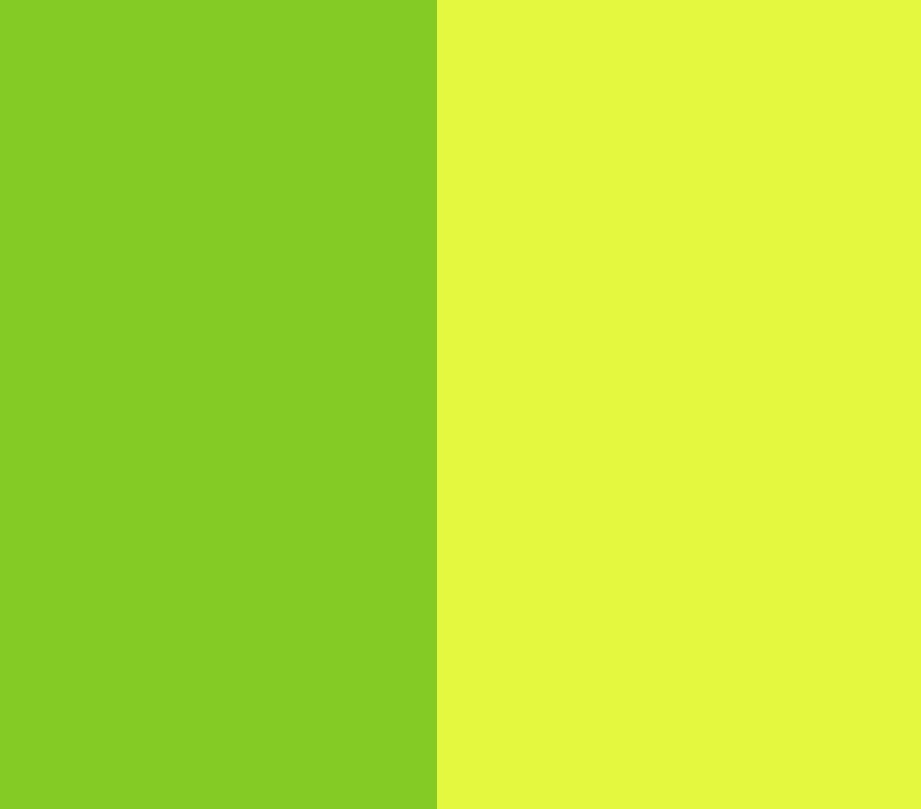
#> input picture Angle_Testing/flor.jpg, 921 x 809 px, given in place of the camera
$ python 'Integration_Angle_Hough Transformation_Segmentation.py' flor.jpg
#> lines starting #> are read from the running program, lines starting #| are printed output that depends on the picture; after the words box and inside, x2 and y2 are one past the last pixel; in counts of white or black regions, pixels touching at a corner belong together
import sys
import math
import cv2 as cv
import numpy as np

def main(argv):
    tetha = 0
    cap = cv.VideoCapture(1)
    if not cap.isOpened():
        print("Cannot open camera")
        exit()

    while True:
        # Capture frame-by-frame
        ret, frame = cap.read()
#> frame is the input picture: shape (809, 921, 3); mean B, G, R 50.7, 226.6, 182.4
        # if frame is read correctly ret is True
        if not ret:
            print("Can't receive frame (stream end?). Exiting ...")
            break
        # Our operations on the frame come here
        src = cv.cvtColor(frame, cv.COLOR_BGR2GRAY)
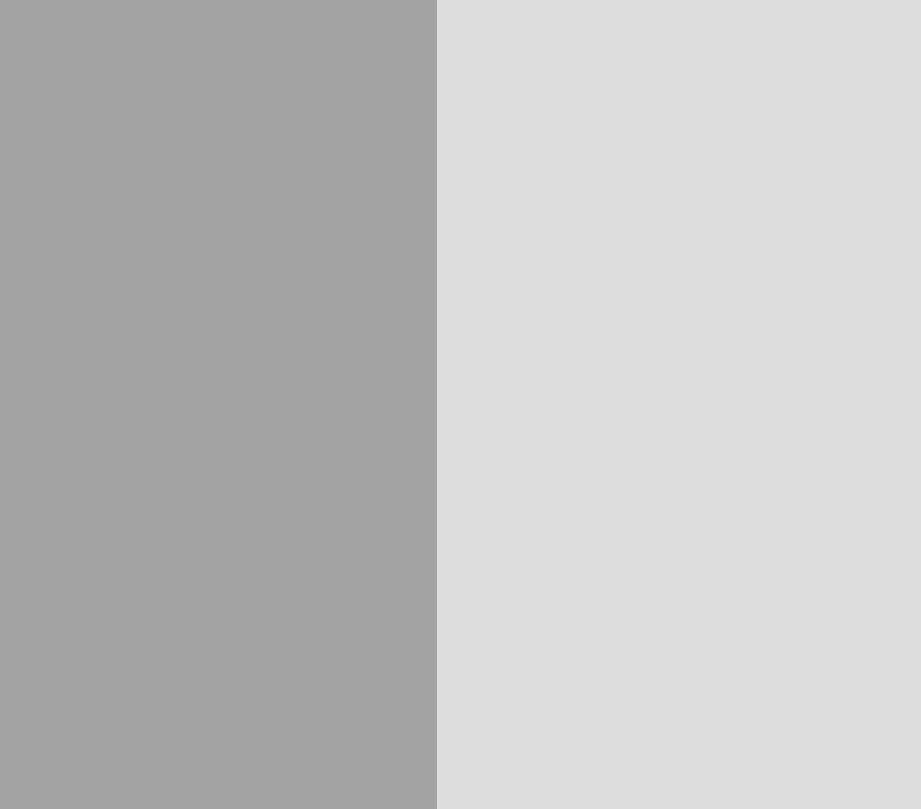
#> src: shape (809, 921); min 162, max 221, mean 193.5
        # Segmentacion
        hsv = cv.cvtColor(frame, cv.COLOR_BGR2HSV)
#> hsv: shape (809, 921, 3); mean H, S, V 37.7, 199, 226.6

        # Definir un intervalo del color azul en HSV

        ## Prueba 1
        #lower_verde = np.array([39,130,141])
        #upper_verde = np.array([51,255,255])

        ## Prueba 2

        lower_verde = np.array([39,96,121])
        upper_verde = np.array([51,255,255])


        # Umbralizar la imagen HSV para obtener solo los colores azules
        mask = cv.inRange(hsv, lower_verde, upper_verde)
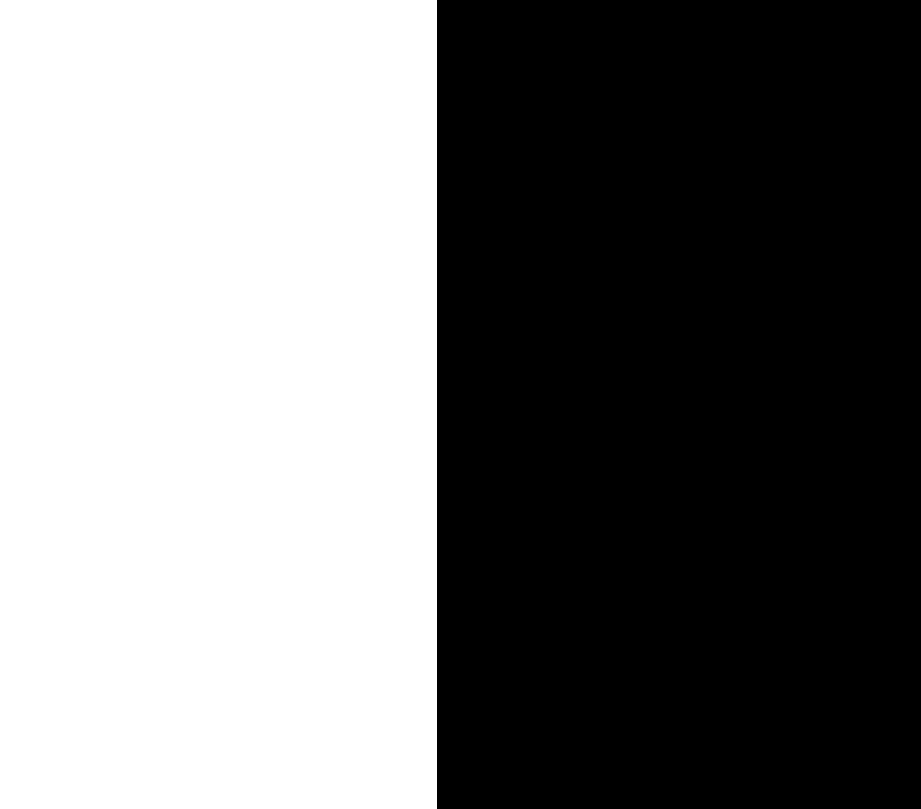
#> mask: shape (809, 921); 47.4% white; 1 white region, box (x1, y1, x2, y2) and area: (0, 0, 437, 809) 353533


        # Bitwise-AND mask and original image
        frame_seg = cv.bitwise_and(frame,frame, mask= mask)
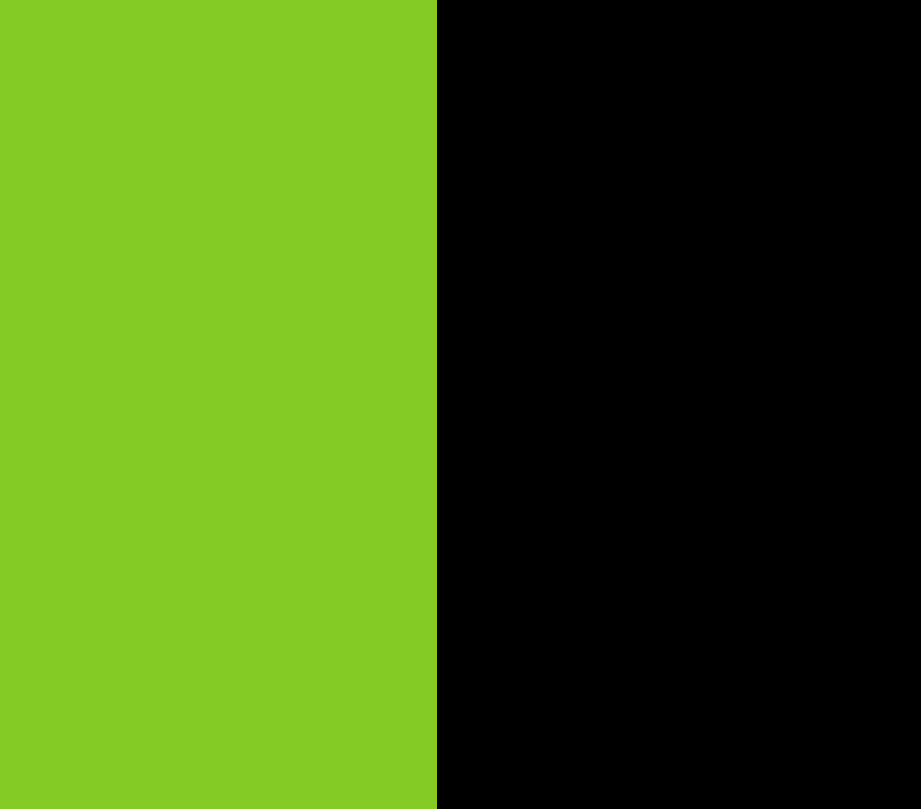
#> frame_seg: shape (809, 921, 3); mean B, G, R 17.5, 96.3, 62.7

        ## End Segmentacion


        dst = cv.Canny(mask, 50, 200, None, 3)
#> dst: shape (809, 921); 0.11% white in thin lines or dots, all inside (x1, y1, x2, y2) = (436, 0, 437, 809)

        # Copy edges to the images that will display the results in BGR
        cdst = cv.cvtColor(dst, cv.COLOR_GRAY2BGR)
        cdstP = np.copy(cdst)

        lines = cv.HoughLines(dst, 1, np.pi / 180, 150, None, 0, 0)
#> lines = [[436, 0]]

        if lines is not None:
            for i in range(0, len(lines)):
                rho = lines[i][0][0]
                theta = lines[i][0][1]
                a = math.cos(theta)
                b = math.sin(theta)
                x0 = a * rho
                y0 = b * rho
                pt1 = (int(x0 + 1000*(-b)), int(y0 + 1000*(a)))
                pt2 = (int(x0 - 1000*(-b)), int(y0 - 1000*(a)))
                cv.line(cdst, pt1, pt2, (0,0,255), 3, cv.LINE_AA)
#> this loop made 1 pass
#> (rho, theta, a, b, x0, y0, pt1, pt2) on pass 1: (436, 0, 1, 0, 436, 0, (436, 1000), (436, -1000))
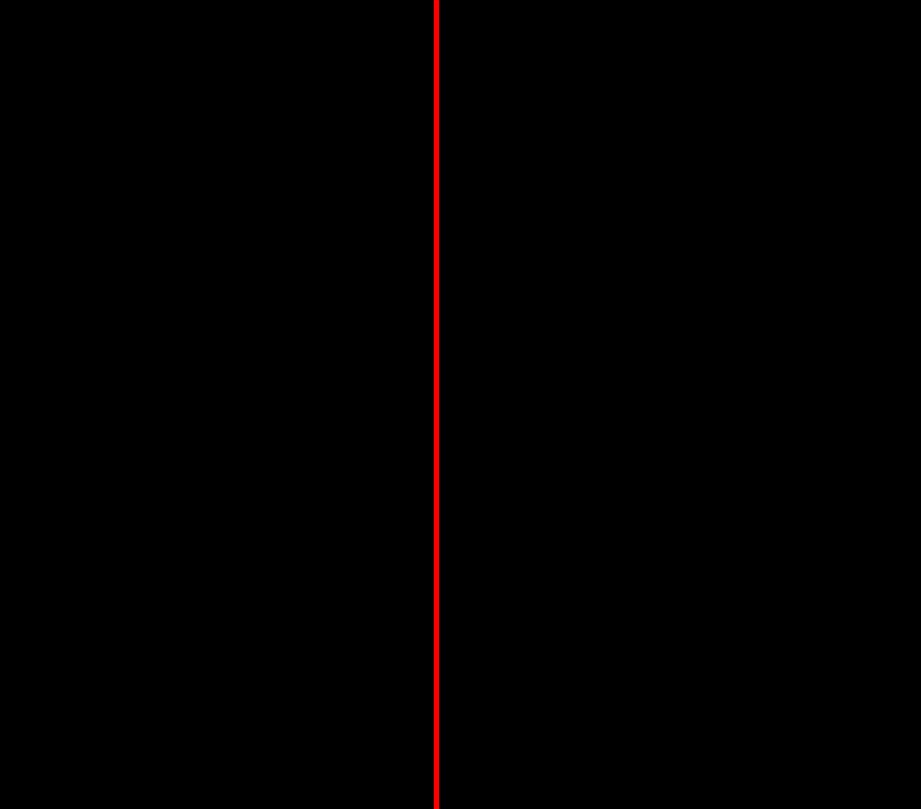
#> cdst: shape (809, 921, 3); mean B, G, R 0, 0, 1.5


        linesP = cv.HoughLinesP(dst, 1, np.pi / 180, 50, 80, 50, 10)
#> linesP = [[436, 808, 436, 0]]

        if linesP is not None:
            for i in range(0, 1):
                l = linesP[i][0]
                cv.line(cdstP, (l[0], l[1]), (l[2], l[3]), (0,0,255), 3, cv.LINE_AA)
                print("Punto1 :",l[0], l[1], end=' ')
                print("Punto2 :",l[2], l[3], end=' ')
                m = ((l[3]-l[1])/(l[2]-l[0]))
                #print("m =",m)
                tetha = np.rad2deg(np.arctan2((l[3]-l[1]),-(l[2]-l[0])))
                if tetha >= 0:
                    tetha = tetha -90
                else:
                    tetha = tetha +90

                print("tetha =",tetha," °")
#> this loop made 1 pass
#> (l, m, tetha) on pass 1: ([436, 808, 436, 0], -inf, 0)
#| Punto1 : 436 808 Punto2 : 436 0 tetha = 0.0  °
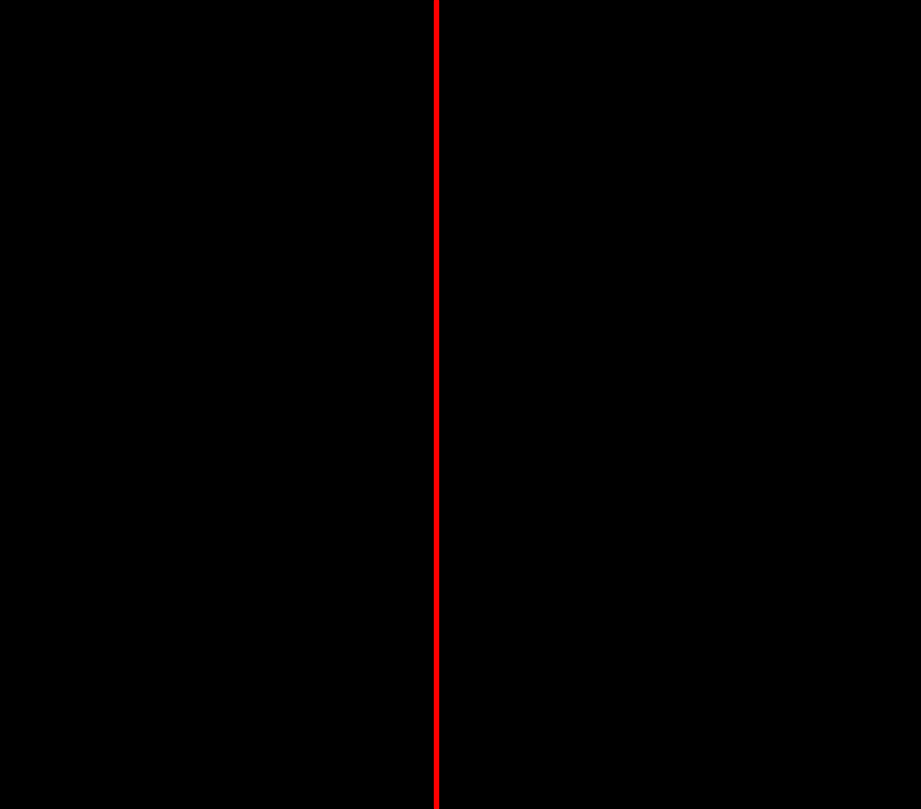
#> cdstP: shape (809, 921, 3); mean B, G, R 0, 0, 1.5

        font = cv.FONT_HERSHEY_SIMPLEX
#> font = 0
        cv.putText(cdstP,str(round(tetha,1))+' deg',(10,400), font, 2,(0,255,0),2,cv.LINE_AA)
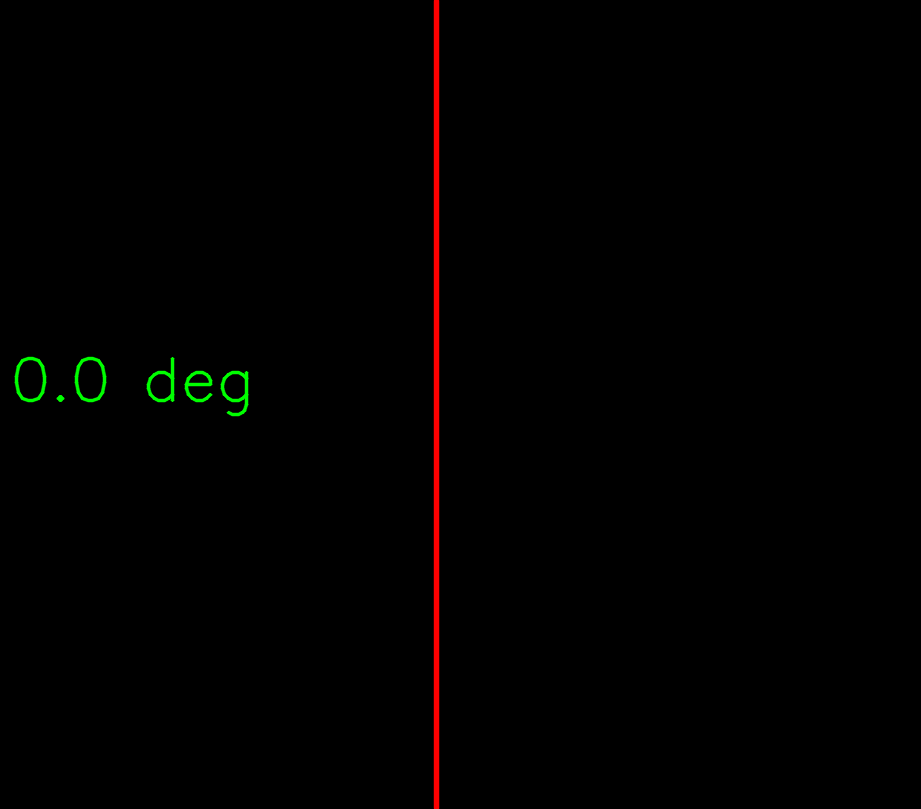
#> cdstP: shape (809, 921, 3); 0.37% of pixels changed, all inside (x1, y1, x2, y2) = (14, 356, 249, 417)
        cv.imshow("Source", mask)
        #cv.imshow("Detected Lines (in red) - Standard Hough Line Transform", cdst)
        cv.imshow("Detected Lines (in red) - Probabilistic Line Transform", cdstP)

        if cv.waitKey(1) == ord('q'):
#> (key q is pressed here)
            break

    cap.release()
    cv.destroyAllWindows()
    return 0

if __name__ == "__main__":
    main(sys.argv[1:])
